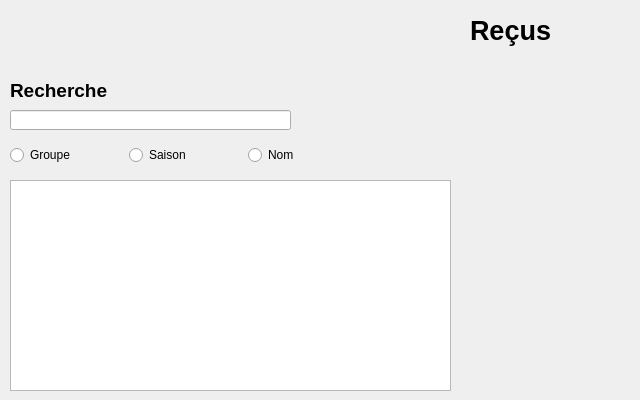
    <widget class="QWidget" name="page_10">
     <widget class="QLabel" name="label_56">
      <property name="geometry">
       <rect>
        <x>470</x>
        <y>0</y>
        <width>161</width>
        <height>61</height>
       </rect>
      </property>
      <property name="font">
       <font>
        <pointsize>20</pointsize>
        <weight>75</weight>
        <bold>true</bold>
       </font>
      </property>
      <property name="text">
       <string>Reçus</string>
      </property>
     </widget>
     <widget class="QLabel" name="label_57">
      <property name="geometry">
       <rect>
        <x>10</x>
        <y>80</y>
        <width>111</width>
        <height>21</height>
       </rect>
      </property>
      <property name="font">
       <font>
        <pointsize>14</pointsize>
        <weight>75</weight>
        <bold>true</bold>
       </font>
      </property>
      <property name="text">
       <string>Recherche</string>
      </property>
     </widget>
     <widget class="QLineEdit" name="lineEdit_35">
      <property name="geometry">
       <rect>
        <x>10</x>
        <y>110</y>
        <width>281</width>
        <height>20</height>
       </rect>
      </property>
     </widget>
     <widget class="QWidget" name="horizontalLayoutWidget_3">
      <property name="geometry">
       <rect>
        <x>10</x>
        <y>140</y>
        <width>351</width>
        <height>31</height>
       </rect>
      </property>
      <layout class="QHBoxLayout" name="horizontalLayout_4">
       <item>
        <widget class="QRadioButton" name="radioButton_17">
         <property name="text">
          <string>Groupe</string>
         </property>
        </widget>
       </item>
       <item>
        <widget class="QRadioButton" name="radioButton_16">
         <property name="text">
          <string>Saison</string>
         </property>
        </widget>
       </item>
       <item>
        <widget class="QRadioButton" name="radioButton_15">
         <property name="text">
          <string>Nom</string>
         </property>
        </widget>
       </item>
      </layout>
     </widget>
     <widget class="QTableView" name="tableView">
      <property name="geometry">
       <rect>
        <x>10</x>
        <y>180</y>
        <width>441</width>
        <height>211</height>
       </rect>
      </property>
     </widget>
    </widget>
